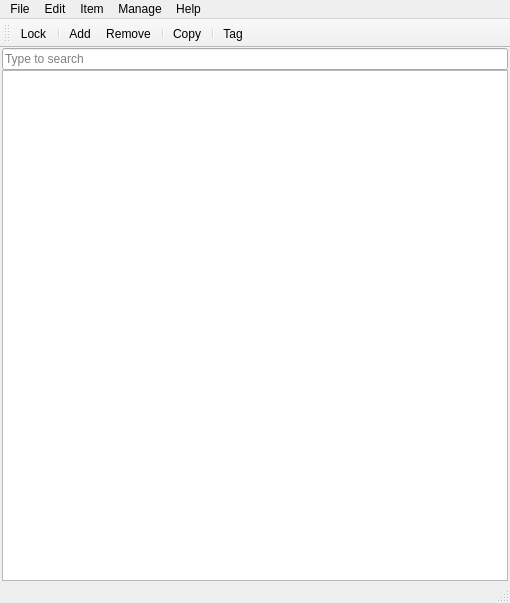
<?xml version="1.0" encoding="UTF-8"?>
<ui version="4.0">
 <class>MainWindow</class>
 <widget class="QMainWindow" name="MainWindow">
  <property name="geometry">
   <rect>
    <x>0</x>
    <y>0</y>
    <width>510</width>
    <height>603</height>
   </rect>
  </property>
  <property name="windowTitle">
   <string>Fort Password Manager</string>
  </property>
  <property name="windowIcon">
   <iconset resource="FortResources.qrc">
    <normaloff>:/icons/Fort255.png</normaloff>:/icons/Fort255.png</iconset>
  </property>
  <property name="windowOpacity">
   <double>1.000000000000000</double>
  </property>
  <widget class="QWidget" name="centralWidget">
   <layout class="QVBoxLayout" name="verticalLayout">
    <property name="spacing">
     <number>0</number>
    </property>
    <property name="leftMargin">
     <number>2</number>
    </property>
    <property name="topMargin">
     <number>0</number>
    </property>
    <property name="rightMargin">
     <number>2</number>
    </property>
    <property name="bottomMargin">
     <number>0</number>
    </property>
    <item>
     <widget class="QLineEdit" name="lineEditSearch">
      <property name="sizePolicy">
       <sizepolicy hsizetype="Expanding" vsizetype="Fixed">
        <horstretch>0</horstretch>
        <verstretch>0</verstretch>
       </sizepolicy>
      </property>
      <property name="placeholderText">
       <string>Type to search</string>
      </property>
     </widget>
    </item>
    <item>
     <widget class="QListWidget" name="listWidget">
      <property name="mouseTracking">
       <bool>true</bool>
      </property>
      <property name="contextMenuPolicy">
       <enum>Qt::CustomContextMenu</enum>
      </property>
      <property name="frameShape">
       <enum>QFrame::StyledPanel</enum>
      </property>
      <property name="frameShadow">
       <enum>QFrame::Sunken</enum>
      </property>
      <property name="layoutMode">
       <enum>QListView::SinglePass</enum>
      </property>
      <property name="selectionRectVisible">
       <bool>false</bool>
      </property>
      <property name="sortingEnabled">
       <bool>false</bool>
      </property>
     </widget>
    </item>
   </layout>
  </widget>
  <widget class="QMenuBar" name="menuBar">
   <property name="geometry">
    <rect>
     <x>0</x>
     <y>0</y>
     <width>510</width>
     <height>19</height>
    </rect>
   </property>
   <widget class="QMenu" name="menuFile">
    <property name="title">
     <string>File</string>
    </property>
    <addaction name="actionLock"/>
    <addaction name="actionExport_As_Plain_Text"/>
    <addaction name="separator"/>
    <addaction name="actionQuit"/>
   </widget>
   <widget class="QMenu" name="menuEdit">
    <property name="title">
     <string>Edit</string>
    </property>
    <addaction name="actionCopy"/>
    <addaction name="separator"/>
    <addaction name="actionPreferences"/>
   </widget>
   <widget class="QMenu" name="menuHelp">
    <property name="title">
     <string>Help</string>
    </property>
    <addaction name="actionAbout"/>
   </widget>
   <widget class="QMenu" name="menuItem">
    <property name="title">
     <string>Item</string>
    </property>
    <addaction name="actionNew"/>
    <addaction name="actionRemove"/>
    <addaction name="separator"/>
    <addaction name="actionEdit"/>
    <addaction name="actionTag"/>
   </widget>
   <widget class="QMenu" name="menuManage">
    <property name="title">
     <string>Manage</string>
    </property>
    <addaction name="actionMaster_Passphrase"/>
   </widget>
   <addaction name="menuFile"/>
   <addaction name="menuEdit"/>
   <addaction name="menuItem"/>
   <addaction name="menuManage"/>
   <addaction name="menuHelp"/>
  </widget>
  <widget class="QToolBar" name="mainToolBar">
   <property name="autoFillBackground">
    <bool>false</bool>
   </property>
   <property name="movable">
    <bool>true</bool>
   </property>
   <property name="iconSize">
    <size>
     <width>24</width>
     <height>24</height>
    </size>
   </property>
   <property name="toolButtonStyle">
    <enum>Qt::ToolButtonFollowStyle</enum>
   </property>
   <property name="floatable">
    <bool>false</bool>
   </property>
   <attribute name="toolBarArea">
    <enum>TopToolBarArea</enum>
   </attribute>
   <attribute name="toolBarBreak">
    <bool>false</bool>
   </attribute>
   <addaction name="actionLock"/>
   <addaction name="separator"/>
   <addaction name="actionNew"/>
   <addaction name="actionRemove"/>
   <addaction name="separator"/>
   <addaction name="actionCopy"/>
   <addaction name="separator"/>
   <addaction name="actionTag"/>
  </widget>
  <widget class="QStatusBar" name="statusBar"/>
  <action name="actionNew">
   <property name="icon">
    <iconset resource="FortResources.qrc">
     <normaloff>:/icons/DocumentNew.png</normaloff>:/icons/DocumentNew.png</iconset>
   </property>
   <property name="text">
    <string>Add...</string>
   </property>
   <property name="toolTip">
    <string>Add new item</string>
   </property>
   <property name="shortcut">
    <string>Ctrl+N</string>
   </property>
   <property name="iconVisibleInMenu">
    <bool>false</bool>
   </property>
  </action>
  <action name="actionRemove">
   <property name="icon">
    <iconset resource="FortResources.qrc">
     <normaloff>:/icons/DocumentDelete.png</normaloff>:/icons/DocumentDelete.png</iconset>
   </property>
   <property name="text">
    <string>Remove</string>
   </property>
   <property name="toolTip">
    <string>Remove selected item</string>
   </property>
   <property name="shortcut">
    <string>Del</string>
   </property>
  </action>
  <action name="actionCopy">
   <property name="icon">
    <iconset resource="FortResources.qrc">
     <normaloff>:/icons/Clipboard.png</normaloff>:/icons/Clipboard.png</iconset>
   </property>
   <property name="text">
    <string>Copy</string>
   </property>
   <property name="toolTip">
    <string>Copy selected item password to clipboard</string>
   </property>
   <property name="shortcut">
    <string>Ctrl+C</string>
   </property>
  </action>
  <action name="actionQuit">
   <property name="text">
    <string>Quit</string>
   </property>
   <property name="shortcutContext">
    <enum>Qt::ApplicationShortcut</enum>
   </property>
  </action>
  <action name="actionPreferences">
   <property name="text">
    <string>Preferences...</string>
   </property>
  </action>
  <action name="actionAbout">
   <property name="text">
    <string>About...</string>
   </property>
   <property name="shortcut">
    <string>F1</string>
   </property>
  </action>
  <action name="actionLock">
   <property name="icon">
    <iconset resource="FortResources.qrc">
     <normaloff>:/icons/Keychain.png</normaloff>:/icons/Keychain.png</iconset>
   </property>
   <property name="text">
    <string>Lock</string>
   </property>
   <property name="shortcut">
    <string>Ctrl+L</string>
   </property>
  </action>
  <action name="actionEdit">
   <property name="text">
    <string>Edit...</string>
   </property>
   <property name="toolTip">
    <string>Edit selected item</string>
   </property>
  </action>
  <action name="actionOpen_url">
   <property name="text">
    <string>Open url...</string>
   </property>
   <property name="toolTip">
    <string>Navigate to url</string>
   </property>
  </action>
  <action name="actionTag">
   <property name="icon">
    <iconset resource="FortResources.qrc">
     <normaloff>:/icons/Tag.png</normaloff>:/icons/Tag.png</iconset>
   </property>
   <property name="text">
    <string>Tag As Favorite</string>
   </property>
   <property name="iconText">
    <string>Tag</string>
   </property>
   <property name="toolTip">
    <string>Tag as favorite</string>
   </property>
  </action>
  <action name="actionMaster_Passphrase">
   <property name="text">
    <string>Master Passphrase...</string>
   </property>
  </action>
  <action name="actionExport_As_Plain_Text">
   <property name="text">
    <string>Export As Plain Text...</string>
   </property>
  </action>
 </widget>
 <layoutdefault spacing="6" margin="11"/>
 <resources>
  <include location="FortResources.qrc"/>
 </resources>
 <connections/>
</ui>
